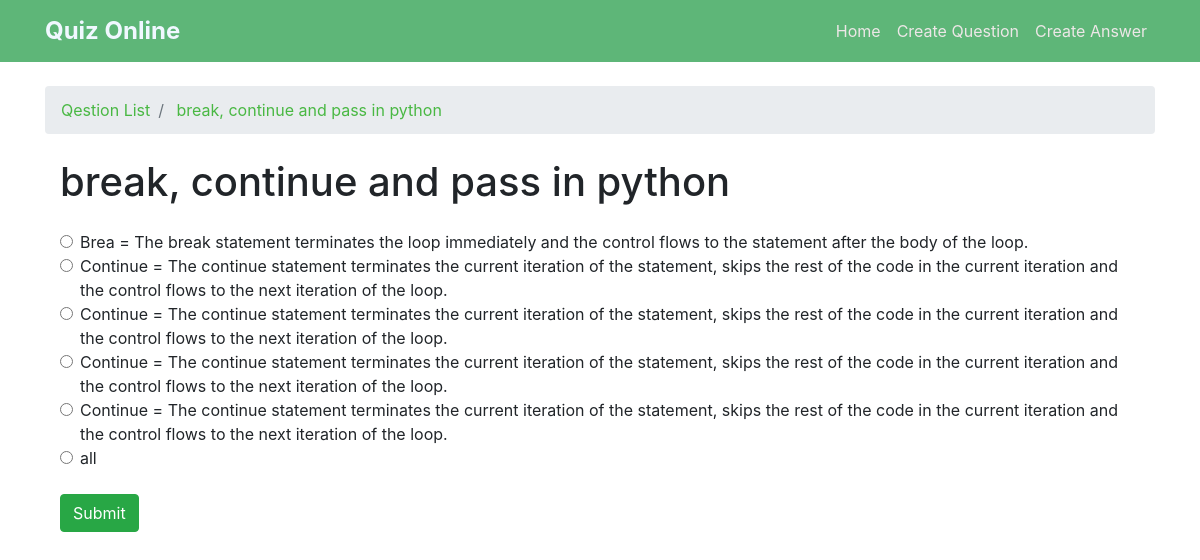
Screenshot of /3/ with the database file from the repository.
### quiz_app/models.py (models this page shows, shortened)
class Question(models.Model):
    author = models.ForeignKey(User, on_delete=models.CASCADE)
    question_title = models.CharField(max_length=100)
    content = models.TextField(max_length=1000)
    tags = TaggableManager()
    created_at = models.DateTimeField(default=timezone.now)
    def __str__(self) -> str:
        return self.question_title

class Answer(models.Model):
    author = models.ForeignKey(User, on_delete=models.CASCADE)
    answer = models.CharField(max_length=200)
    correct_answer = models.BooleanField(default=False)
    question_title = models.ForeignKey(Question, on_delete=models.SET_NULL, null=True)
    created_at = models.DateTimeField(default=timezone.now)

### quiz_app/views.py (the view)
# urls.py: path('<int:Q_id>/', Question_Detail),
def Question_Detail(request, Q_id):
    data = Question.objects.get(id=Q_id)
    answers = Answer.objects.filter(question_title=data)
    if request.method == 'POST':
        selected_answer_id = request.POST.get('answer')  # Get the ID of the selected answer from the form
        try:
            selected_answer = Answer.objects.get(id=selected_answer_id)
            if selected_answer.correct_answer:
                is_correct_answer = True
            else:
                is_correct_answer = False
        except Answer.DoesNotExist:
            is_correct_answer = False
    else:
        is_correct_answer = None
    return render(request, 'quiz_app/question_detail.html', {'Q': data, 'answers': answers, 'is_correct_answer': is_correct_answer})

### quiz_app/templates/quiz_app/question_detail.html (shortened to what this page needs)
{% extends 'base.html' %}
{% block breadcrumb %}
    <li class="breadcrumb-item active"> <a href="/">Qestion List</a></li>
    <li class="breadcrumb-item active"> <a href="">{{Q}}</a></li>
{%endblock%}
{% block content %}
  <div class="container mt-4">
    <h1 class="mb-4">{{ Q }}</h1>
    <form method="post">
      {% for answer in answers %}
      <div class="form-check">
        <input class="form-check-input" type="radio" name="answer" id="answer{{ forloop.counter }}" value="{{ answer.id }}">
        <label class="form-check-label" for="answer{{ forloop.counter }}">{{ answer.answer }}</label>
      </div>
      {% endfor %}
      <button type="submit" class="btn btn-success mt-4" >Submit</button>
    </form>
  </div>
{%endblock%}

### quiz_app/templates/base.html (style rules this page uses)
.breadcrumb-item { display: inline-block; }
.breadcrumb-item a { text-decoration: none; color: #49b843; }
.breadcrumb-item.active { color: #333; }
.breadcrumb-item:not(:last-child)::after { margin: 0 5px; color: #999; }

### rows the page displays
Question: question_title "break, continue and pass in python"
Answer: answer "Brea = The break statement terminates the loop immediately and the control flows to the statement after the body of the loop."
Answer: answer "Continue = The continue statement terminates the current iteration of the statement, skips the rest of the code in the current iteration and the control flows to the next iteration of the loop."
Answer: answer "Continue = The continue statement terminates the current iteration of the statement, skips the rest of the code in the current iteration and the control flows to the next iteration of the loop."
Answer: answer "Continue = The continue statement terminates the current iteration of the statement, skips the rest of the code in the current iteration and the control flows to the next iteration of the loop."
Answer: answer "Continue = The continue statement terminates the current iteration of the statement, skips the rest of the code in the current iteration and the control flows to the next iteration of the loop."
Answer: answer "all"
